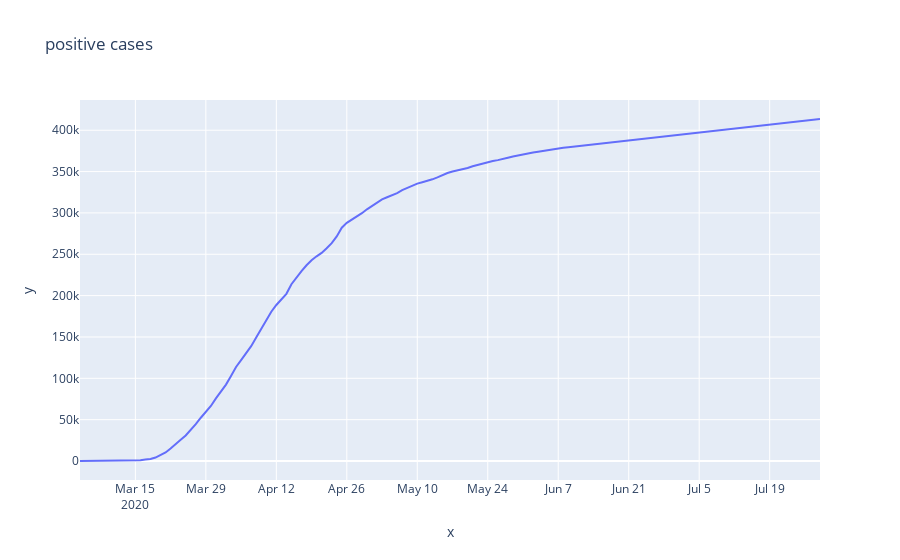

Source (notebook cell):
### Code cell
fig = px.line(x=covid_stats['date'],
              y=positive,
              title='positive cases')
fig.show()

### Figure 1 — Plotly figure (JSON) as saved in the notebook; plotly's stock layout.template omitted (floating-point values rounded to 4 significant figures; data arrays with more than 128 entries replaced by an {"elided": "..."} marker saying what was removed)
{"data": [{"hoverlabel": {"namelength": 0}, "hovertemplate": "x=%{x}<br>y=%{y}", "legendgroup": "", "line": {"color": "#636efa", "dash": "solid"}, "mode": "lines", "name": "", "showlegend": false, "type": "scatter", "x": {"elided": "148 str values"}, "xaxis": "x", "y": {"elided": "148 int values"}, "yaxis": "y"}], "layout": {"legend": {"tracegroupgap": 0}, "title": {"text": "positive cases"}, "xaxis": {"anchor": "y", "domain": [0, 1], "title": {"text": "x"}}, "yaxis": {"anchor": "x", "domain": [0, 1], "title": {"text": "y"}}}}
